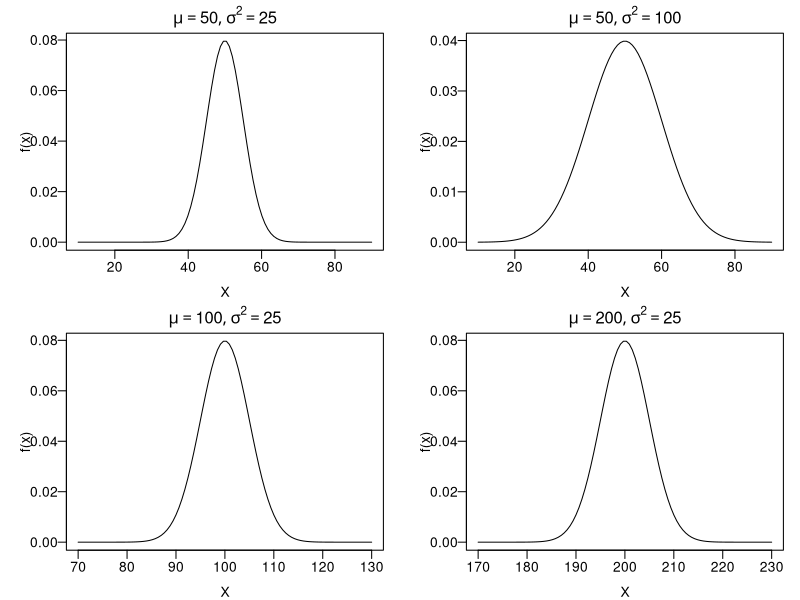
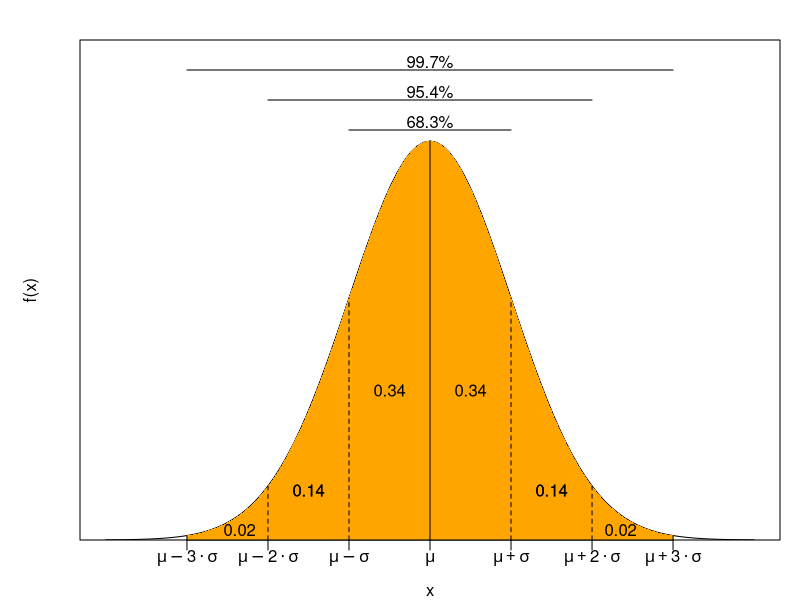
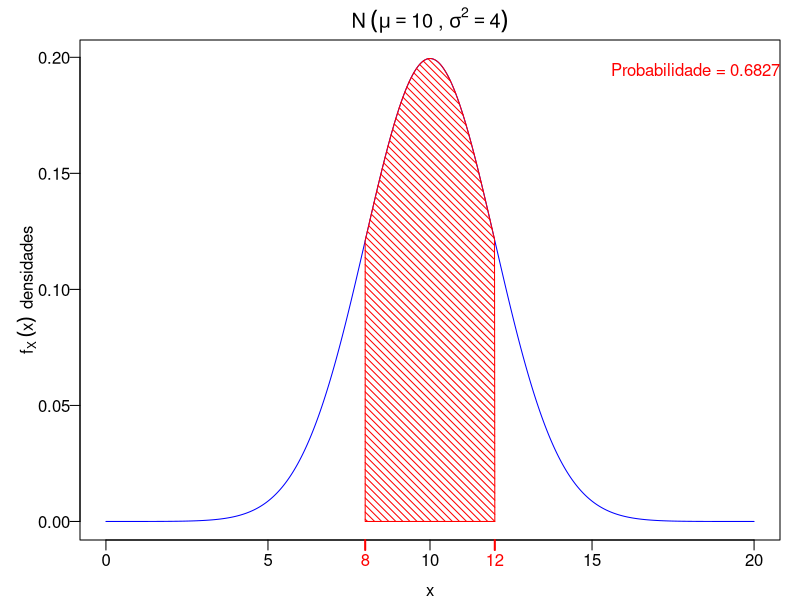
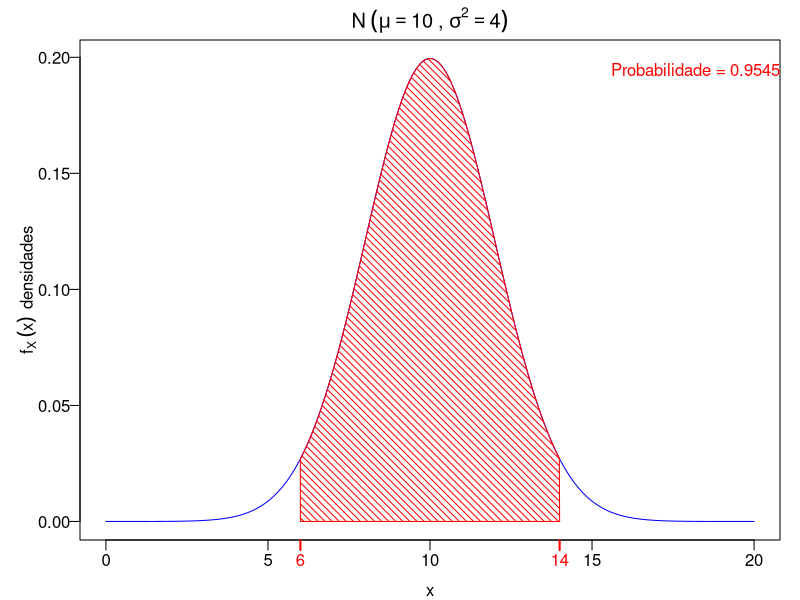
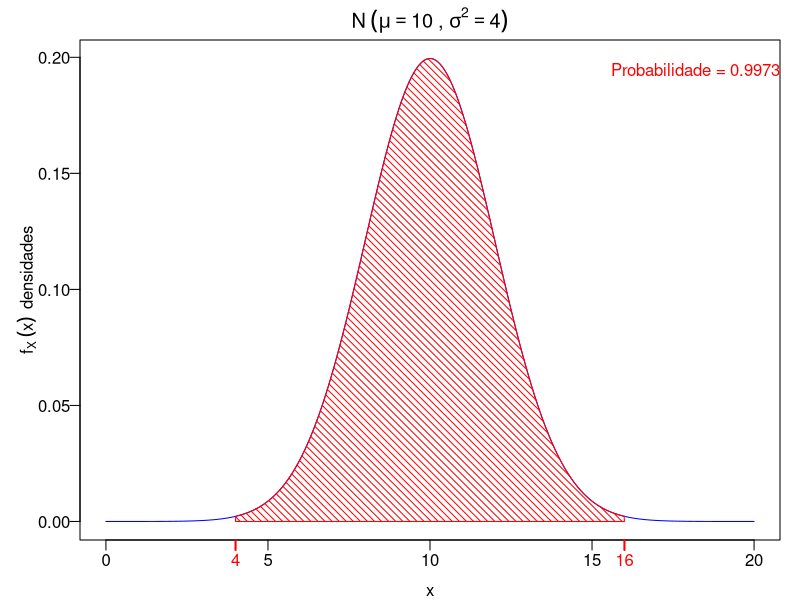
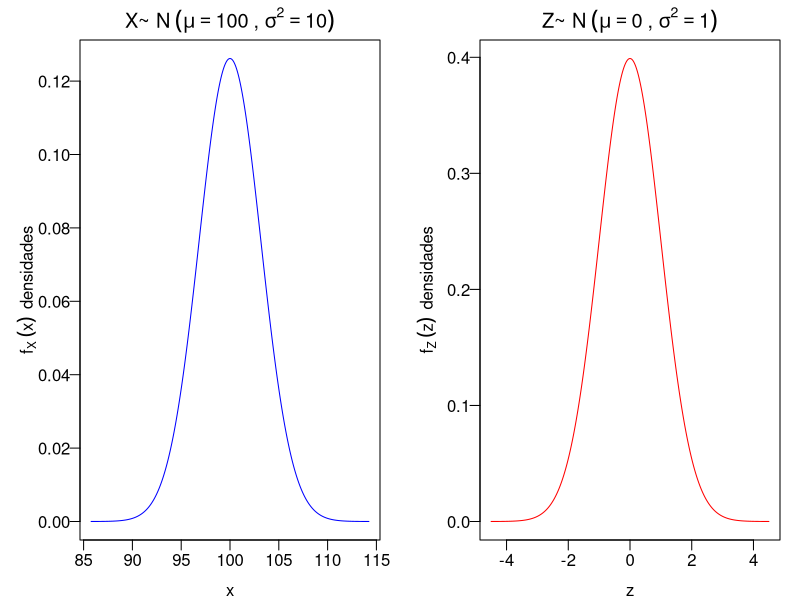
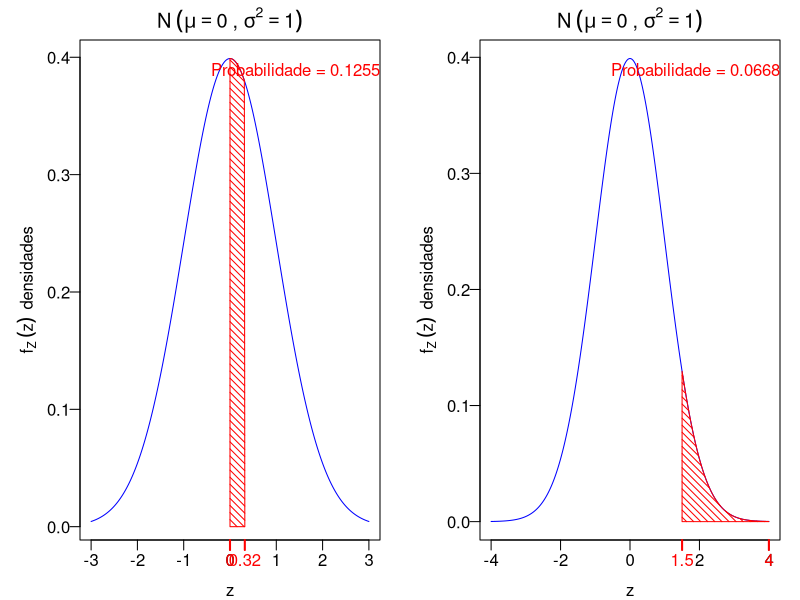
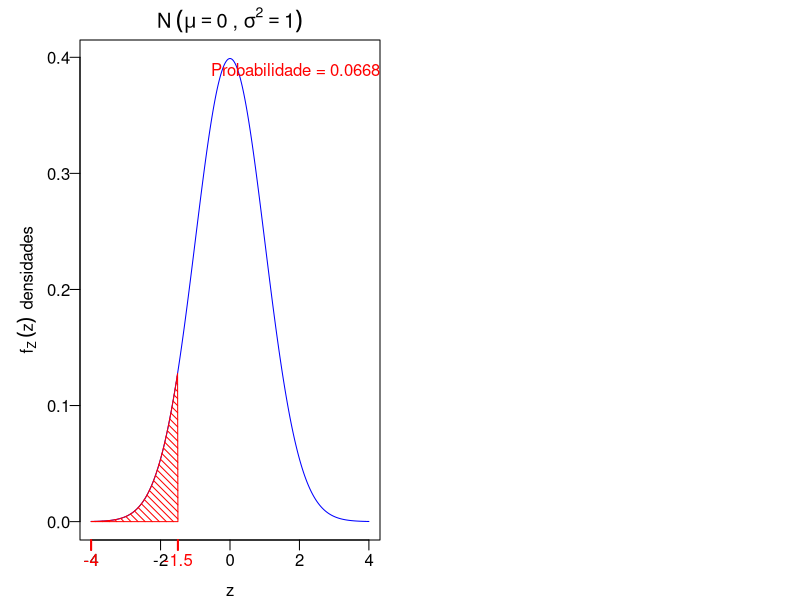

The R source for these figures, in order:
## ---- chunk 1
library(tufte)
library(xtable)
library(knitr, quietly = TRUE)
opts_chunk$set(
               cache = TRUE,
               tidy = FALSE,
               comment = "#",
               collapse = TRUE,
               fig.align = "center",
               fig.path = "figures/",
               cache.path = "cache/"
           )
## ---- chunk 2
par(mfrow=c(2,2), mar=c(3,4,2,1), mgp=c(2,0.5,0), las=1)
plot(seq(10, 90, length=100), type = "l", xlab = "X", ylab = "f(x)",
     y = dnorm(x = seq(10, 90, length=100), mean = 50, sd = 5),
     main = expression(list(mu == 50, sigma^2 == 25)))
plot(seq(10, 90, length=100), type = "l", xlab = "X", ylab = "f(x)",
     y = dnorm(x = seq(10, 90, length=100), mean = 50, sd = 10),
     main = expression(list(mu == 50, sigma^2 == 100)))
plot(seq(70, 130, length=100), type = "l", xlab = "X", ylab = "f(x)",
     y = dnorm(x = seq(70, 130, length=100), mean = 100, sd = 5),
     main = expression(list(mu == 100, sigma^2 == 25)))
plot(seq(170, 230, length=100), type = "l", xlab = "X", ylab = "f(x)",
     y = dnorm(x = seq(170, 230, length=100), mean = 200, sd = 5),
     main = expression(list(mu == 200, sigma^2 == 25)))
par(mfrow=c(1,1))
## ---- chunk 3
curve(dnorm, from = -4, to = 4, axes = FALSE,
      xlab = "x", ylab = "f(x)", yaxs = "i",
      ylim = c(0, 0.5))
axis(1, at = c(-3, -2, -1, 0, 1, 2, 3),
     labels = c(expression(mu - 3 %.% sigma),
                expression(mu - 2 %.% sigma), expression(mu - sigma),
                expression(mu),
                expression(mu + sigma), expression(mu + 2 %.% sigma),
                expression(mu + 3 %.% sigma)))
cord.x <- c(-3, seq(-3, 3, 0.01), 3)
cord.y <- c(0, dnorm(seq(-3, 3, 0.01)), 0)
polygon(x = cord.x, y = cord.y, col = "orange", border = NA)
segments(x0 = 0, y0 = 0, x1 = 0, y1 = dnorm(0))
segments(x0 = 1, y0 = 0, x1 = 1, y1 = dnorm(1), lty = 2)
segments(x0 = 2, y0 = 0, x1 = 2, y1 = dnorm(2), lty = 2)
segments(x0 = 3, y0 = 0, x1 = 3, y1 = dnorm(3), lty = 2)
segments(x0 = -1, y0 = 0, x1 = -1, y1 = dnorm(-1), lty = 2)
segments(x0 = -2, y0 = 0, x1 = -2, y1 = dnorm(-2), lty = 2)
segments(x0 = -3, y0 = 0, x1 = -3, y1 = dnorm(-3), lty = 2)
text(x = 0.5, y = 0.15, labels = round(pnorm(1) - pnorm(0), 2))
text(x = -0.5, y = 0.15, labels = round(pnorm(0) - pnorm(-1), 2))
text(x = 1.5, y = 0.05, labels = round(pnorm(2) - pnorm(1), 2))
text(x = -1.5, y = 0.05, labels = round(pnorm(-1) - pnorm(-2), 2))
text(x = 1.5, y = 0.05, labels = round(pnorm(2) - pnorm(1), 2))
text(x = -1.5, y = 0.05, labels = round(pnorm(-1) - pnorm(-2), 2))
text(x = 2.35, y = 0.01, labels = round(pnorm(3) - pnorm(2), 2))
text(x = -2.35, y = 0.01, labels = round(pnorm(-2) - pnorm(-3), 2))
segments(x0 = -1, y0 = 0.41, x1 = 1, y1 = 0.41)
text(x = 0, y = 0.41,
     labels = paste0(round((pnorm(1) - pnorm(-1))*100, 1), "%"),
     pos = 3, offset = 0.1)
segments(x0 = -2, y0 = 0.44, x1 = 2, y1 = 0.44)
text(x = 0, y = 0.44,
     labels = paste0(round((pnorm(2) - pnorm(-2))*100, 1), "%"),
     pos = 3, offset = 0.1)
segments(x0 = -3, y0 = 0.47, x1 = 3, y1 = 0.47)
text(x = 0, y = 0.47,
     labels = paste0(round((pnorm(3) - pnorm(-3))*100, 1), "%"),
     pos = 3, offset = 0.1)
box()
## ---- chunk 4
x   = seq(0,20, by =0.01)
media = 10
var   = 4
# função de densidade
dx  = dnorm(x, mean = media, sd = sqrt(var))
#plot da função de densidade
plot(x,dx,type = "l", col = "blue", ylab = bquote(f[X]~(x)~~"densidades"), xlab = "x", main =  bquote("N"~(mu==.(media)~","~sigma^2 == .(var))))
# poligono para representar a área sob a curva
a = 8 # Limite inferior
b = 12 # Limite superior
da = dnorm(a,mean = media, sd = sqrt(var))   # Densidade no Limite inferior crítico
db = dnorm(b,mean = media, sd = sqrt(var))   # Densidade no Limite superior crítico

polygon(x = c(a, a  , x[a<x & x<b], b), # X = conjunto dos valores de a até b
        y = c(0, da , dx[a<x & x<b], 0),          # Y = conjunto das Density de a até b
        col = "red",
        density = c(20),
        angle = c(-45))

# Legendas
prob = pnorm(b,mean = media, sd = sqrt(var)) - pnorm(a,mean = media, sd = sqrt(var)) 
legenda <- list( bquote( "Probabilidade =" ~ .(round(prob,4)) )  )
mtext(side = 3, do.call(expression, legenda), line=-2:-2, adj=1, col=c("red"))

# adicionado valores no eixo x
m = Map(axis, side=1, at = round(c(a,b),2),
    col.axis = c("red" , "red"),
    col.ticks = c("red", "red"),
    lwd=0, las=1,
    lwd.ticks = 2)
## ---- chunk 5
x   = seq(0,20, by =0.01)
media = 10
var   = 4
# função de densidade
dx  = dnorm(x, mean = media, sd = sqrt(var))
#plot da função de densidade
plot(x,dx,type = "l", col = "blue", ylab = bquote(f[X]~(x)~~"densidades"), xlab = "x", main =  bquote("N"~(mu==.(media)~","~sigma^2 == .(var))))
# poligono para representar a área sob a curva
a = 6 # Limite inferior
b = 14 # Limite superior
da = dnorm(a,mean = media, sd = sqrt(var))   # Densidade no Limite inferior crítico
db = dnorm(b,mean = media, sd = sqrt(var))   # Densidade no Limite superior crítico

polygon(x = c(a, a  , x[a<x & x<b], b), # X = conjunto dos valores de a até b
        y = c(0, da , dx[a<x & x<b], 0),          # Y = conjunto das Density de a até b
        col = "red",
        density = c(20),
        angle = c(-45))

# Legendas
prob = pnorm(b,mean = media, sd = sqrt(var)) - pnorm(a,mean = media, sd = sqrt(var)) 
legenda <- list( bquote( "Probabilidade =" ~ .(round(prob,4)) )  )
mtext(side = 3, do.call(expression, legenda), line=-2:-2, adj=1, col=c("red"))

# adicionado valores no eixo x
m = Map(axis, side=1, at = round(c(a,b),2),
    col.axis = c("red" , "red"),
    col.ticks = c("red", "red"),
    lwd=0, las=1,
    lwd.ticks = 2)
## ---- chunk 6
x   = seq(0,20, by =0.01)
media = 10
var   = 4
# função de densidade
dx  = dnorm(x, mean = media, sd = sqrt(var))
#plot da função de densidade
plot(x,dx,type = "l", col = "blue", ylab = bquote(f[X]~(x)~~"densidades"), xlab = "x", main =  bquote("N"~(mu==.(media)~","~sigma^2 == .(var))))
# poligono para representar a área sob a curva
a = 4 # Limite inferior
b = 16 # Limite superior
da = dnorm(a,mean = media, sd = sqrt(var))   # Densidade no Limite inferior crítico
db = dnorm(b,mean = media, sd = sqrt(var))   # Densidade no Limite superior crítico

polygon(x = c(a, a  , x[a<x & x<b], b), # X = conjunto dos valores de a até b
        y = c(0, da , dx[a<x & x<b], 0),          # Y = conjunto das Density de a até b
        col = "red",
        density = c(20),
        angle = c(-45))

# Legendas
prob = pnorm(b,mean = media, sd = sqrt(var)) - pnorm(a,mean = media, sd = sqrt(var)) 
legenda <- list( bquote( "Probabilidade =" ~ .(round(prob,4)) )  )
mtext(side = 3, do.call(expression, legenda), line=-2:-2, adj=1, col=c("red"))

# adicionado valores no eixo x
m = Map(axis, side=1, at = round(c(a,b),2),
    col.axis = c("red" , "red"),
    col.ticks = c("red", "red"),
    lwd=0, las=1,
    lwd.ticks = 2)
## ---- chunk 7
par(mfrow=c(1,2))
media = 100       # média
var   = 10         # variância
li    = media - 4.5*sqrt(var)
ls    = media + 4.5*sqrt(var)
x     = seq(li,ls, by =0.01) # limites de x e plot
# função de densidade
dx  = dnorm(x, mean = media, sd = sqrt(var))
#plot da função de densidade
plot(x,dx,type = "l", col = "blue", ylab = bquote(f[X]~(x)~~"densidades"), xlab = "x", main =  bquote("X~ N"~(mu==.(media)~","~sigma^2 == .(var))))

# transformando em Z
z = (x-media)/sqrt(var)
dz  = dnorm(z, mean = 0, sd = 1)
plot(z,dz,type = "l", col = "red", ylab = bquote(f[Z]~(z)~~"densidades"), xlab = "z", main =  bquote("Z~ N"~(mu==0~","~sigma^2 == 1)))
## ---- chunk 8
x   = seq(-3,3, by =0.01)
media = 0
var   = 1
# função de densidade
dx  = dnorm(x, mean = media, sd = sqrt(var))
#plot da função de densidade
plot(x,dx,type = "l", col = "blue", ylab = bquote(f[Z]~(z)~~"densidades"), xlab = "z", main =  bquote("N"~(mu==.(media)~","~sigma^2 == .(var))))
# poligono para representar a área sob a curva
a = 0# Limite inferior
b = 0.32 # Limite superior
da = dnorm(a,mean = media, sd = sqrt(var))   # Densidade no Limite inferior crítico
db = dnorm(b,mean = media, sd = sqrt(var))   # Densidade no Limite superior crítico

polygon(x = c(a, a  , x[a<x & x<b], b), # X = conjunto dos valores de a até b
        y = c(0, da , dx[a<x & x<b], 0),          # Y = conjunto das Density de a até b
        col = "red",
        density = c(20),
        angle = c(-45))

# Legendas
prob = pnorm(b,mean = media, sd = sqrt(var)) - pnorm(a,mean = media, sd = sqrt(var)) 
legenda <- list( bquote( "Probabilidade =" ~ .(round(prob,4)) )  )
mtext(side = 3, do.call(expression, legenda), line=-2:-2, adj=1, col=c("red"))

# adicionado valores no eixo x
m = Map(axis, side=1, at = round(c(a,b),2),
    col.axis = c("red" , "red"),
    col.ticks = c("red", "red"),
    lwd=0, las=1,
    lwd.ticks = 2)
## ---- chunk 9
x   = seq(-4,4, by =0.01)
media = 0
var   = 1
# função de densidade
dx  = dnorm(x, mean = media, sd = sqrt(var))
#plot da função de densidade
plot(x,dx,type = "l", col = "blue", ylab = bquote(f[Z]~(z)~~"densidades"), xlab = "z", main =  bquote("N"~(mu==.(media)~","~sigma^2 == .(var))))
# poligono para representar a área sob a curva
a = 1.5# Limite inferior
b = 4 # Limite superior
da = dnorm(a,mean = media, sd = sqrt(var))   # Densidade no Limite inferior crítico
db = dnorm(b,mean = media, sd = sqrt(var))   # Densidade no Limite superior crítico

polygon(x = c(a, a  , x[a<x & x<b], b), # X = conjunto dos valores de a até b
        y = c(0, da , dx[a<x & x<b], 0),          # Y = conjunto das Density de a até b
        col = "red",
        density = c(20),
        angle = c(-45))

# Legendas
prob = pnorm(b,mean = media, sd = sqrt(var)) - pnorm(a,mean = media, sd = sqrt(var)) 
legenda <- list( bquote( "Probabilidade =" ~ .(round(prob,4)) )  )
mtext(side = 3, do.call(expression, legenda), line=-2:-2, adj=1, col=c("red"))

# adicionado valores no eixo x
m = Map(axis, side=1, at = round(c(a,b),2),
    col.axis = c("red" , "red"),
    col.ticks = c("red", "red"),
    lwd=0, las=1,
    lwd.ticks = 2)
## ---- chunk 10
x   = seq(-4,4, by =0.01)
media = 0
var   = 1
# função de densidade
dx  = dnorm(x, mean = media, sd = sqrt(var))
#plot da função de densidade
plot(x,dx,type = "l", col = "blue", ylab = bquote(f[Z]~(z)~~"densidades"), xlab = "z", main =  bquote("N"~(mu==.(media)~","~sigma^2 == .(var))))
# poligono para representar a área sob a curva
a = -4# Limite inferior
b = - 1.5 # Limite superior
da = dnorm(a,mean = media, sd = sqrt(var))   # Densidade no Limite inferior crítico
db = dnorm(b,mean = media, sd = sqrt(var))   # Densidade no Limite superior crítico

polygon(x = c(a, a  , x[a<x & x<b], b), # X = conjunto dos valores de a até b
        y = c(0, da , dx[a<x & x<b], 0),          # Y = conjunto das Density de a até b
        col = "red",
        density = c(20),
        angle = c(-45))

# Legendas
prob = pnorm(b,mean = media, sd = sqrt(var)) - pnorm(a,mean = media, sd = sqrt(var)) 
legenda <- list( bquote( "Probabilidade =" ~ .(round(prob,4)) )  )
mtext(side = 3, do.call(expression, legenda), line=-2:-2, adj=1, col=c("red"))

# adicionado valores no eixo x
m = Map(axis, side=1, at = round(c(a,b),2),
    col.axis = c("red" , "red"),
    col.ticks = c("red", "red"),
    lwd=0, las=1,
    lwd.ticks = 2)
## ---- chunk 11
choose(200,60)
## ---- chunk 12
library(ggplot2)
library(grid)

n = 10
p = 0.5
x  = seq(0,n,1)
px = dbinom(x, n, p)
dat = data.frame(x, px)
# Aproximação
media = n*p # media
desvio = sqrt(n*p*(1-p)) # desvio padrao

ggplot(dat, aes(x = x, y = px)) + 
  geom_bar(stat = "identity", col = "lightblue", fill = "lightblue") + 
  geom_point(aes(x = x, y = px), colour = "black", size = 4) +
  scale_y_continuous(expand = c(0.01, 0)) + 
  xlab("x") + 
  ylab("Probabilidade") +
  stat_function(aes(x=x),fun=dnorm,geom = "line",size=1,col="red",args = c(mean = media, sd = desvio))

## ---- chunk 13
library(ggplot2)
library(grid)

n = 10
p = 0.1
x  = seq(0,n,1)
px = dbinom(x, n, p)
dat = data.frame(x, px)
# Aproximação
media = n*p # media
desvio = sqrt(n*p*(1-p)) # desvio padrao

ggplot(dat, aes(x = x, y = px)) + 
  geom_bar(stat = "identity", col = "lightblue", fill = "lightblue") + 
  geom_point(aes(x = x, y = px), colour = "black", size = 4) +
  scale_y_continuous(expand = c(0.01, 0)) + 
  xlab("x") + 
  ylab("Probabilidade") +
  stat_function(aes(x=x),fun=dnorm,geom = "line",size=1,col="red",args = c(mean = media, sd = desvio))

## ---- chunk 14
library(ggplot2)
library(grid)

n = 10
p = 0.8
x  = seq(0,n,1)
px = dbinom(x, n, p)
dat = data.frame(x, px)
# Aproximação
media = n*p # media
desvio = sqrt(n*p*(1-p)) # desvio padrao

ggplot(dat, aes(x = x, y = px)) + 
  geom_bar(stat = "identity", col = "lightblue", fill = "lightblue") + 
  geom_point(aes(x = x, y = px), colour = "black", size = 4) +
  scale_y_continuous(expand = c(0.01, 0)) + 
  xlab("x") + 
  ylab("Probabilidade") +
  stat_function(aes(x=x),fun=dnorm,geom = "line",size=1,col="red",args = c(mean = media, sd = desvio))

## ---- chunk 15
## Cálculo exato pela distribuição binomial
pbinom(49, size = 200, prob = 0.3, lower.tail = FALSE)
## Aproximação pela Normal
pnorm(50-0.5, mean = 60, sd = sqrt(42), lower.tail = FALSE)
## ---- chunk 16
x <- 0:200
px <- dbinom(x, size = 200, prob = 0.3)
plot(x, px, type = "h", xlab = "x", ylab = "Função Densidade")
fx <- dnorm(x, mean = 60, sd = sqrt(42))
lines(x, fx, col = 2)
